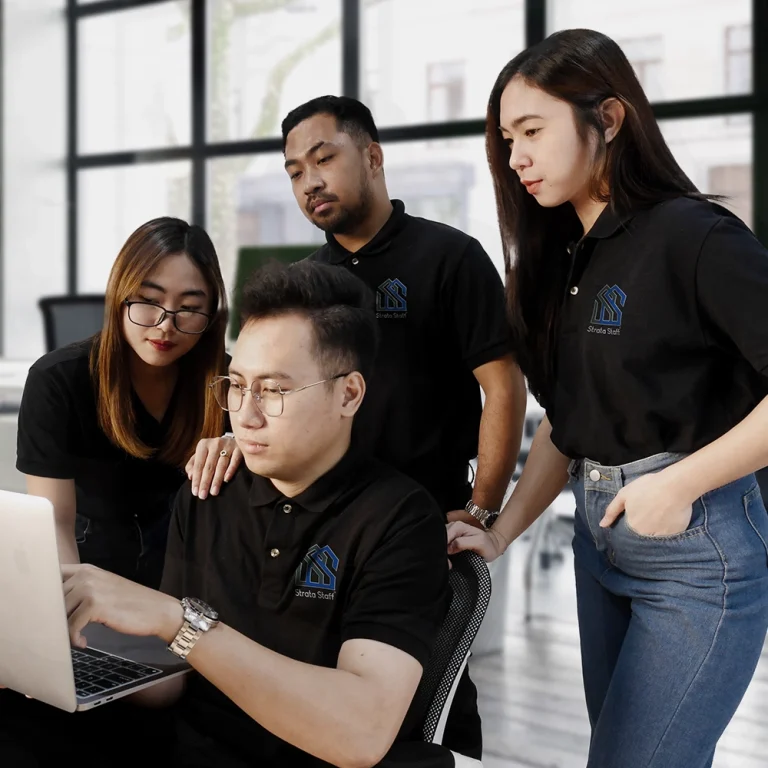
#> input picture tools/scan/raw-portrait/The-Strata-Staff-Difference.webp, 768 x 768 px, found by its file name
$ python artwork.py
#> lines starting #> are read from the running program, lines starting #| are printed output that depends on the picture
"""What are the two 768x768 section images?

We cannot look at them, and it matters: a photograph can be run large and
full-bleed, while an infographic that already contains its own text must not be
scaled down to a thumbnail or captioned as if it were a picture of something.

Tells: how many distinct colours survive quantisation (a graphic has few, a
photograph has many), the share of the image in its single most common colour,
and the mean edge energy (flat vector art scores low, photography scores high).
"""
import os
from PIL import Image, ImageFilter, ImageStat

ASSETS = r'C:\Users\ianto\Downloads\ai-tests\strata-modern\assets'
TARGETS = ['The-Strata-Staff-Difference.webp',
           'Tailored-Strategic-Offshore-Capacity-Solutions-For-The-Strata-Industry.webp']

print(f'{"file":<50}{"colors":>8}{"top%":>7}{"edges":>8}{"sat":>7}  read')
for f in TARGETS:
    p = os.path.join(ASSETS, f)
    if not os.path.exists(p):
        print(f'{f:<50}  MISSING')
        continue
    im = Image.open(p).convert('RGB')
#> im is the input picture: PIL image 768x768 RGB; mean R, G, B 104.7, 99, 96.6
    q = im.quantize(colors=32, method=Image.MEDIANCUT).convert('RGB')
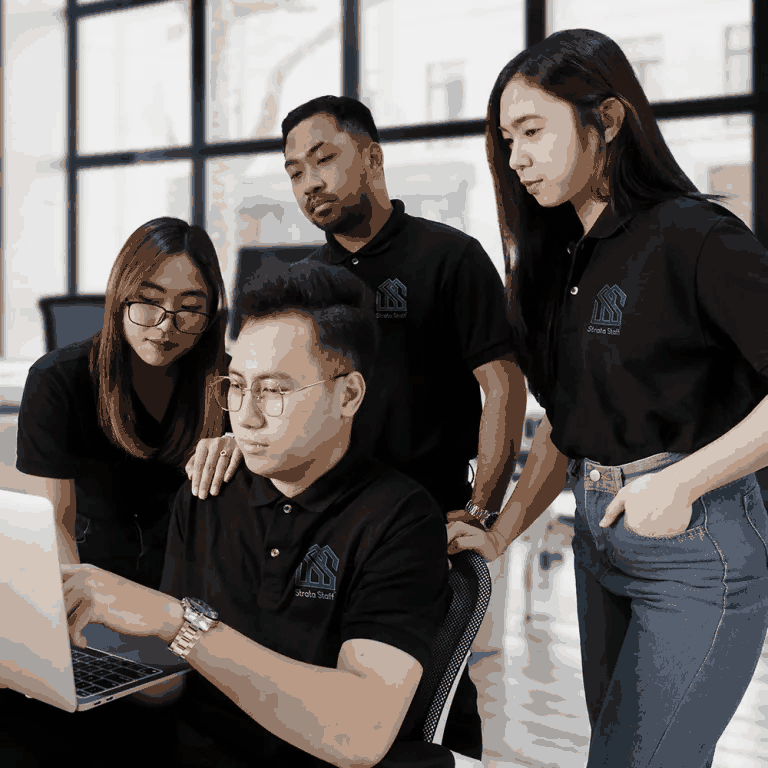
#> q: PIL image 768x768 RGB; mean R, G, B 104.5, 98.9, 96.7
    hist = sorted(q.getcolors(im.size[0] * im.size[1]) or [], reverse=True)
#> hist = 32 items
    colors = len(hist)
#> colors = 32
    top_pct = (hist[0][0] / (im.size[0] * im.size[1]) * 100) if hist else 0
#> top_pct = 5.3
    edges = ImageStat.Stat(im.convert('L').filter(ImageFilter.FIND_EDGES)).mean[0]
#> edges = 9.46
    hsv = im.convert('HSV')
#> hsv: PIL image 768x768 HSV; mean H, S, V 54.7, 46.5, 108.2
    sat = ImageStat.Stat(hsv).mean[1]
#> sat = 46.53

    # A graphic that carries its own text tends to be high-contrast and flat.
    if colors <= 12 and top_pct > 25:
        read = 'flat graphic, few colours - likely vector/infographic'
    elif edges < 6:
        read = 'very flat - likely a solid or typographic panel'
    elif colors >= 24 and edges > 18:
        read = 'continuous tone - photograph'
    else:
        read = 'mixed - photo with graphic overlay, or a composed panel'

    print(f'{f[:48]:<50}{colors:>8}{top_pct:>6.1f}%{edges:>8.1f}{sat:>7.0f}  {read}')
#| The-Strata-Staff-Difference.webp                        32   5.3%     9.5     47  mixed - photo with graphic overlay, or a composed panel

    # Is there a dark, high-contrast band where text would sit?
    g = im.convert('L')
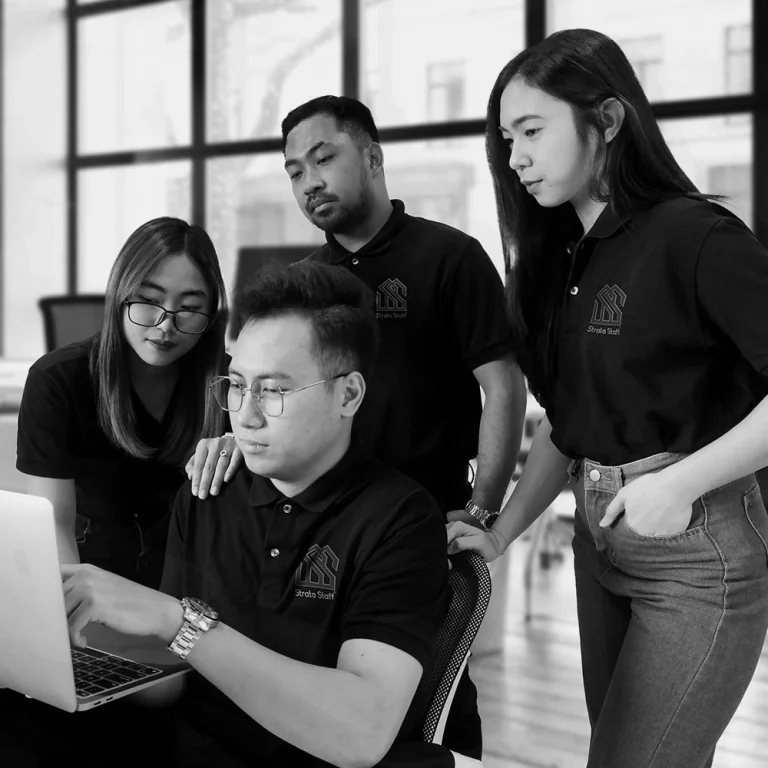
#> g: PIL image 768x768 L; min 0, max 249, mean 100.4
    w, h = g.size
#> w = 768; h = 768
    rows = [ImageStat.Stat(g.crop((0, y, w, y + h // 8))).mean[0] for y in range(0, h, h // 8)]
#> rows = [192.4, 151.2, 93.35, 52.2, 62.95, 72.08, 93.47, 85.71]
    print(f'{"":<50}  8-row brightness profile: ' + ' '.join(f'{r:>3.0f}' for r in rows))
#|                                                     8-row brightness profile: 192 151  93  52  63  72  93  86
#> pass 2 of the loop `for f in TARGETS:`:
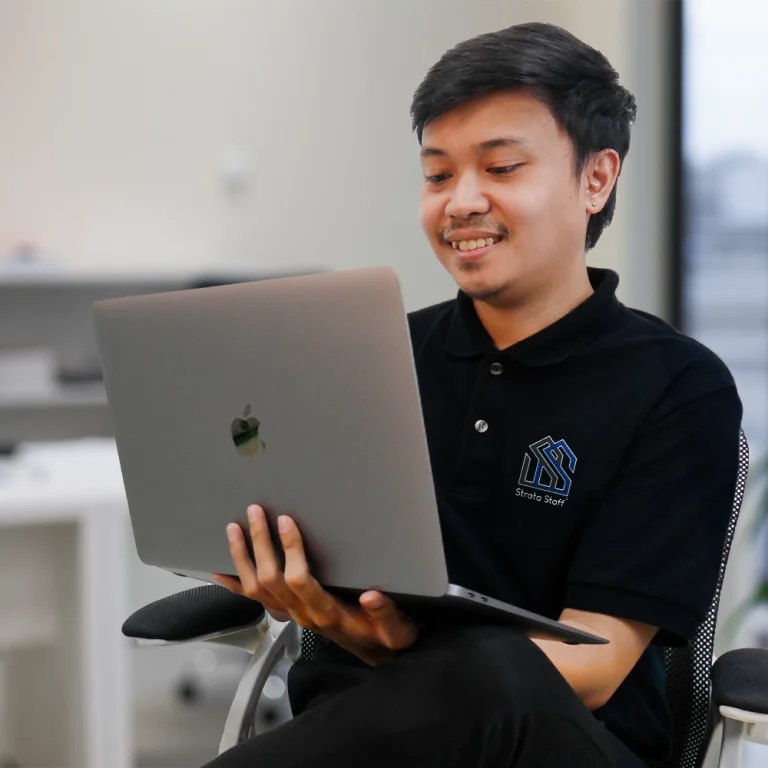
#> input picture tools/scan/raw-portrait/Tailored-Strategic-Offshore-Capacity-Solutions-For-The-Strata-Industry.webp, 768 x 768 px, found by its file name
#> im is the input picture: PIL image 768x768 RGB; mean R, G, B 116.2, 111.5, 109
#> `q = im.quantize(colors=32, method=Image.MEDIANCUT).convert('RGB')`:
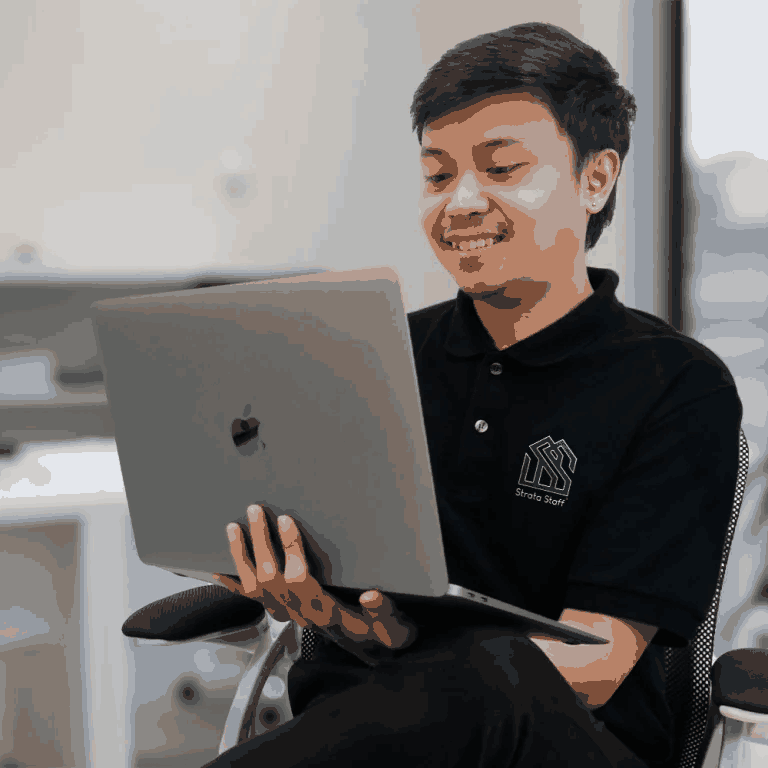
#> q: PIL image 768x768 RGB; mean R, G, B 115.4, 111.2, 109
#> top_pct = 4.92
#> edges = 4.73
#> hsv: PIL image 768x768 HSV; mean H, S, V 69.2, 42.3, 119.6
#> sat = 42.26
#| Tailored-Strategic-Offshore-Capacity-Solutions-F        32   4.9%     4.7     42  very flat - likely a solid or typographic panel
#> `g = im.convert('L')`:
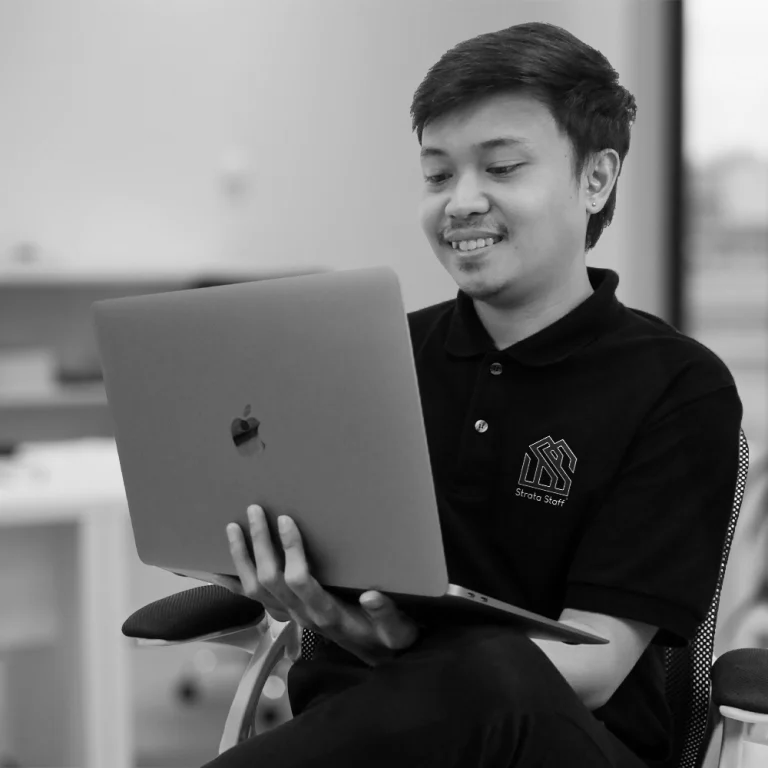
#> g: PIL image 768x768 L; min 0, max 249, mean 112.6
#> rows = [172.5, 169.8, 167.4, 90.23, 75.66, 81.44, 79.02, 64.94]
#|                                                     8-row brightness profile: 172 170 167  90  76  81  79  65
